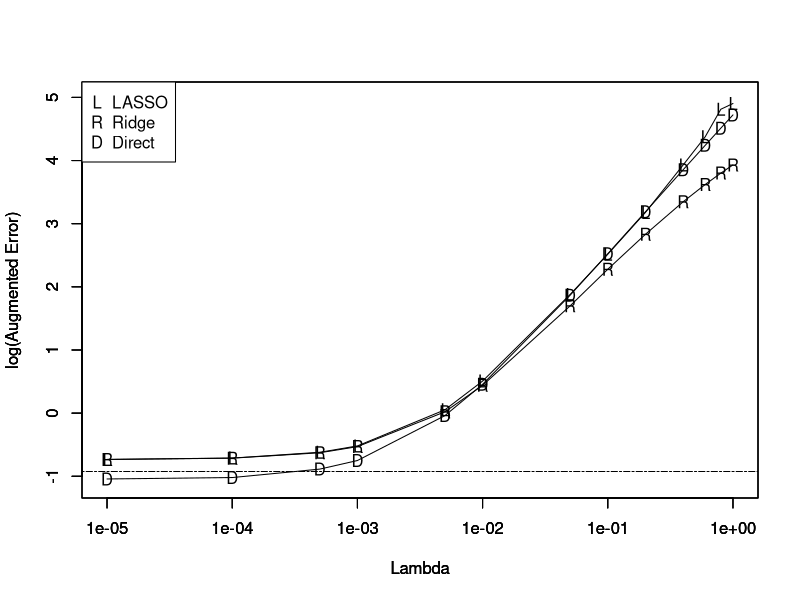
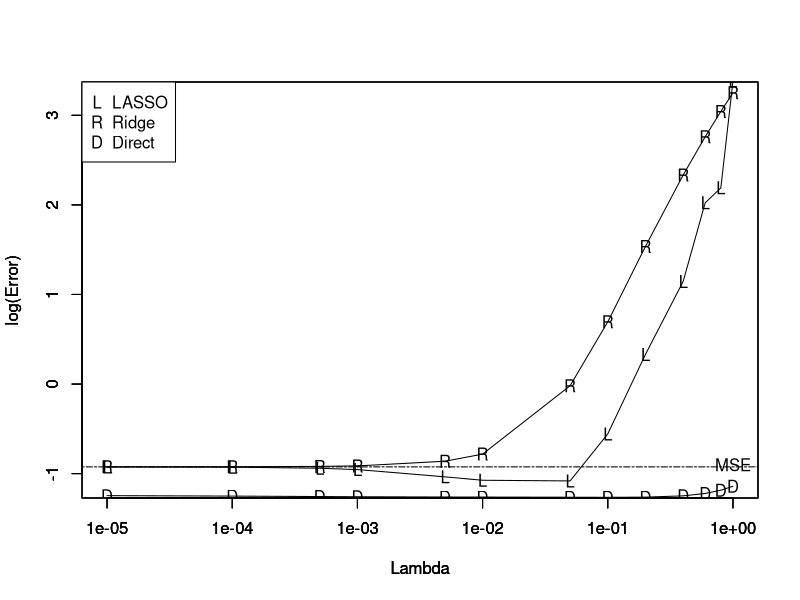

Recreate these plots in R, in order.
library(MASS)

# Function to generate noisey training and test data.
gen_data <- function(n) {
    x <- sort(runif(n))
    ytrue <- (cos(x) + 2) / (cos(1.4 * x) + 2)
    noise <- runif(n) * 0.2
    y <- ytrue + noise
    return(cbind(x,y))
}

# Euclidean distance function.
dist <- function(x1,x2) {
    result <- 0
    for(i in 1:length(x1)) {
        result <- result + (x1[i]-x2[i])^2
    }
    return(sqrt(result))
}

# A helper function to visualize progress.
plot_w <- function(x,y,w,y_lim=c(0.8,1.4),x_lim=c(0,1)) {
    xt <- sort(runif(1000))
    plot(xt,colSums(mapply(function(x)eqn(x,w),xt)),pch='.',xlab='x',ylab='y',ylim=y_lim,xlim=x_lim)
    lines(xt,colSums(mapply(function(x)eqn(x,w),xt)))
    par(new=TRUE)
    plot(x,y,ylim=y_lim,xlim=x_lim)
}

# Construct a polynomial equation from x values and weights.
eqn <- function(x, w) {
    result <- c()
    for (i in 1:length(w)) {
        result <- c(result, w[i] * x^(i-1))
    }
    return(result)
}

# Construct a polynomial equation from x values, without weights.
eqn_ <- function(x, w) {
    result <- c()
    for (i in 1:length(w)) {
        result <- c(result, x^(i-1))
    }
    return(result)
}

# Optimize the weights using regression method.
optimize <- function(x,y,func,lmbda,eta,its,w=rep(0,11),viz=TRUE) {
    for (i in 1:its) {
        w_ <- func(x,y,w,lmbda)
        w1 <- w - eta * w_
        d <- dist(w,w1)
        w <- w1
        
        if (viz) plot_w(x,y,w)
    }
    return(w)
}

# Derivatives used for gradient descent optimization.
derv <- function(w) function(x,y) -2 * eqn_(x,w) * (y - sum(eqn(x,w)))
dEin <- function(x,y,w,lmbda) rowSums(mapply(derv(w),x,y))/length(x)

# Regularization methods.
lasso <- function(x,y,w,lmbda) rowSums(mapply(derv(w),x,y))/length(x) + lmbda*sign(w)
ridge <- function(x,y,w,lmbda) rowSums(mapply(derv(w),x,y))/length(x) + 2*lmbda*abs(w)
direct <- function(xs,ys,lmbda) ginv(xs %*% t(xs) + lmbda * diag(dim(xs)[1])) %*% xs %*% ys

# Generate training and test datasets.
data <- gen_data(100)
x_train <- data[,1]
y_train <- data[,2]

data <- gen_data(100)
x_test <- data[,1]
y_test <- data[,2]

# Set training parameters.
eta <- 0.1
iterations <- 100

# Train model.
w <- rep(0,11)
w <- optimize(x_train,y_train,dEin,0,eta,w=w,iterations,viz=FALSE)
Ein_err <- sum((w %*% apply(matrix(x_test,ncol=1), 1, function(x) eqn_(x,w)) - y_test)^2)

lasso_augerr <- c()
lasso_err <- c()
ridge_augerr <- c()
ridge_err <- c()
direct_augerr <- c()
direct_err <- c()

# The different amounts of regularization to use.
data_points <- c(0.00001, 0.0001,0.0005,0.001,0.005,0.01,0.05,0.1,0.2,0.4,0.6,0.8,1) 

# Train a model with each regularization value.
for (lmbda in data_points) {
    # Trai
    w <- rep(0,11)
    w <- optimize(x_train,y_train,lasso,lmbda,eta,w=w,iterations,viz=FALSE)
    mse <- sum((w %*% apply(matrix(x_test,ncol=1), 1, function(x) eqn_(x,w)) - y_test)^2)
    cat(paste(lmbda,paste(w,collapse=" "),mse,"\n"))
    lasso_augerr <- c(lasso_augerr, sum((w %*% apply(matrix(x_train,ncol=1), 1, function(x) eqn_(x,w)) - y_test)^2 + lmbda * sum(abs(w))))
    lasso_err <- c(lasso_err, mse)

    w <- rep(0,11)
    w <- optimize(x_train,y_train,ridge,lmbda,eta,w=w,iterations,viz=FALSE)
    mse <- sum((w %*% apply(matrix(x_test,ncol=1), 1, function(x) eqn_(x,w)) - y_test)^2)
    cat(paste(lmbda,paste(w,collapse=" "),mse,"\n"))
    ridge_augerr <- c(ridge_augerr, sum((w %*% apply(matrix(x_train,ncol=1), 1, function(x) eqn_(x,w)) - y_test)^2 + lmbda * sum(w^2)))
    ridge_err <- c(ridge_err, mse)

    xs <- apply(matrix(x_train,ncol=1),1,function(x) eqn_(x,rep(0,11)))
    w <- direct(xs, y_train, lmbda)
    mse <- sum((t(w) %*% apply(matrix(x_test,ncol=1), 1, function(x) eqn_(x,w)) - y_test)^2)
    cat(paste(lmbda,paste(w,collapse=" "),mse,"\n"))
    direct_augerr <- c(direct_augerr, sum((t(w) %*% apply(matrix(x_train,ncol=1), 1, function(x) eqn_(x,w)) - y_test)^2 + lmbda * sum(w^2)))
    direct_err <- c(direct_err, mse)
}

# Output comparison graphs
outfile <- "augment_lambda"
setEPS();
postscript(paste("./", outfile, ".eps", sep=""), onefile=FALSE);
source <- lasso_augerr
plot(data_points,log(source),ylim=c(-1.1,5),pch='L',xlab="Lambda",ylab="log(Augmented Error)",log="x")
lines(data_points,log(source),ylim=c(-1.1,5),xlab="Lambda",ylab="log(Augmented Error)")
par(new=TRUE)
source <- ridge_augerr
plot(data_points,log(source),ylim=c(-1.1,5),pch='R',xlab="Lambda",ylab="log(Augmented Error)",log="x")
lines(data_points,log(source),ylim=c(-1.1,5),xlab="Lambda",ylab="log(Augmented Error)")
par(new=TRUE)
source <- direct_augerr
plot(data_points,log(source),ylim=c(-1.1,5),pch='D',xlab="Lambda",ylab="log(Augmented Error)",log="x")
lines(data_points,log(source),ylim=c(-1.1,5),xlab="Lambda",ylab="log(Augmented Error)")
abline(h=log(Ein_err),lty=6)
legend("topleft", c("LASSO","Ridge","Direct"), pch=c("L","R","D"), cex = 1.0);
dump <- dev.off()

outfile <- "error_lambda"
setEPS();
postscript(paste("./", outfile, ".eps", sep=""), onefile=FALSE);
source <- lasso_err
plot(data_points,log(source),ylim=c(-1.1,3.2),pch='L',xlab="Lambda",ylab="log(Error)",log="x")
lines(data_points,log(source),ylim=c(-1.1,3.2),xlab="Lambda",ylab="log(Error)")
par(new=TRUE)
source <- ridge_err
plot(data_points,log(source),ylim=c(-1.1,3.2),pch='R',xlab="Lambda",ylab="log(Error)",log="x")
lines(data_points,log(source),ylim=c(-1.1,3.2),xlab="Lambda",ylab="log(Error)")
par(new=TRUE)
source <- direct_err
plot(data_points,log(source),ylim=c(-1.1,3.2),pch='D',xlab="Lambda",ylab="log(Error)",log="x")
lines(data_points,log(source),ylim=c(-1.1,3.2),xlab="Lambda",ylab="log(Error)")
abline(h=log(Ein_err),lty=6)
legend("topleft", c("LASSO","Ridge","Direct"), pch=c("L","R","D"), cex = 1.0);
text(1,-0.9,"MSE")
dump <- dev.off()
